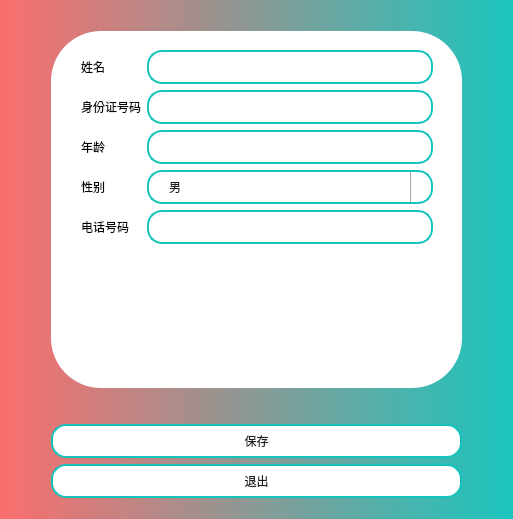
<?xml version="1.0" encoding="UTF-8"?>
<ui version="4.0">
 <class>ChangePassenger</class>
 <widget class="QWidget" name="ChangePassenger">
  <property name="geometry">
   <rect>
    <x>0</x>
    <y>0</y>
    <width>513</width>
    <height>519</height>
   </rect>
  </property>
  <property name="windowTitle">
   <string>修改乘机人信息</string>
  </property>
  <property name="styleSheet">
   <string notr="true">background-color: qlineargradient(spread:pad, x1:0, y1:0, x2:1, y2:0, stop:0 rgba(251,102,102, 200), stop:1 rgba(20,196,188, 210));</string>
  </property>
  <layout class="QGridLayout" name="gridLayout">
   <item row="3" column="1">
    <widget class="QPushButton" name="save">
     <property name="styleSheet">
      <string notr="true">QPushButton {
height: 30px;
font: 25 14pt '微软雅黑 Light';
color: rgb(31,31,31);
background-color: rgb(255, 255, 255);
border:2px solid rgb(20,196,188);
border-radius:15px;

}
QPushButton:hover {
    background-color: rgb(22,218,208);
}
QPushButton:pressed {
    background-color: rgb(17,171,164);
}
</string>
     </property>
     <property name="text">
      <string>保存</string>
     </property>
    </widget>
   </item>
   <item row="1" column="2">
    <spacer name="horizontalSpacer_2">
     <property name="orientation">
      <enum>Qt::Orientation::Horizontal</enum>
     </property>
     <property name="sizeType">
      <enum>QSizePolicy::Policy::Fixed</enum>
     </property>
     <property name="sizeHint" stdset="0">
      <size>
       <width>40</width>
       <height>20</height>
      </size>
     </property>
    </spacer>
   </item>
   <item row="0" column="1">
    <spacer name="verticalSpacer">
     <property name="orientation">
      <enum>Qt::Orientation::Vertical</enum>
     </property>
     <property name="sizeType">
      <enum>QSizePolicy::Policy::Fixed</enum>
     </property>
     <property name="sizeHint" stdset="0">
      <size>
       <width>20</width>
       <height>20</height>
      </size>
     </property>
    </spacer>
   </item>
   <item row="2" column="1">
    <spacer name="verticalSpacer_2">
     <property name="orientation">
      <enum>Qt::Orientation::Vertical</enum>
     </property>
     <property name="sizeType">
      <enum>QSizePolicy::Policy::Fixed</enum>
     </property>
     <property name="sizeHint" stdset="0">
      <size>
       <width>20</width>
       <height>30</height>
      </size>
     </property>
    </spacer>
   </item>
   <item row="4" column="1">
    <widget class="QPushButton" name="cancle">
     <property name="styleSheet">
      <string notr="true">QPushButton {
height: 30px;
font: 25 14pt '微软雅黑 Light';
color: rgb(31,31,31);
background-color: rgb(255, 255, 255);
border:2px solid rgb(20,196,188);
border-radius:15px;

}
QPushButton:hover {
    background-color: rgb(22,218,208);
}
QPushButton:pressed {
    background-color: rgb(17,171,164);
}
</string>
     </property>
     <property name="text">
      <string>退出</string>
     </property>
    </widget>
   </item>
   <item row="1" column="0">
    <spacer name="horizontalSpacer">
     <property name="orientation">
      <enum>Qt::Orientation::Horizontal</enum>
     </property>
     <property name="sizeType">
      <enum>QSizePolicy::Policy::Fixed</enum>
     </property>
     <property name="sizeHint" stdset="0">
      <size>
       <width>40</width>
       <height>20</height>
      </size>
     </property>
    </spacer>
   </item>
   <item row="1" column="1">
    <widget class="QWidget" name="widget" native="true">
     <property name="styleSheet">
      <string notr="true">background-color: rgb(255, 255, 255);
border-radius: 50px;
</string>
     </property>
     <layout class="QGridLayout" name="gridLayout_2">
      <item row="2" column="4">
       <spacer name="horizontalSpacer_5">
        <property name="orientation">
         <enum>Qt::Orientation::Horizontal</enum>
        </property>
        <property name="sizeType">
         <enum>QSizePolicy::Policy::Fixed</enum>
        </property>
        <property name="sizeHint" stdset="0">
         <size>
          <width>20</width>
          <height>20</height>
         </size>
        </property>
       </spacer>
      </item>
      <item row="7" column="4">
       <spacer name="horizontalSpacer_14">
        <property name="orientation">
         <enum>Qt::Orientation::Horizontal</enum>
        </property>
        <property name="sizeType">
         <enum>QSizePolicy::Policy::Fixed</enum>
        </property>
        <property name="sizeHint" stdset="0">
         <size>
          <width>20</width>
          <height>20</height>
         </size>
        </property>
       </spacer>
      </item>
      <item row="2" column="3">
       <widget class="QLineEdit" name="userName">
        <property name="enabled">
         <bool>false</bool>
        </property>
        <property name="styleSheet">
         <string notr="true">font: 25 14pt '微软雅黑 Light';
color: rgb(31,31,31);
padding-left:20px;
background-color: rgb(255, 255, 255);
border:2px solid rgb(20,196,188);
border-radius:15px;
height: 30px;</string>
        </property>
       </widget>
      </item>
      <item row="2" column="0">
       <spacer name="horizontalSpacer_3">
        <property name="orientation">
         <enum>Qt::Orientation::Horizontal</enum>
        </property>
        <property name="sizeType">
         <enum>QSizePolicy::Policy::Fixed</enum>
        </property>
        <property name="sizeHint" stdset="0">
         <size>
          <width>20</width>
          <height>20</height>
         </size>
        </property>
       </spacer>
      </item>
      <item row="4" column="4">
       <spacer name="horizontalSpacer_8">
        <property name="orientation">
         <enum>Qt::Orientation::Horizontal</enum>
        </property>
        <property name="sizeType">
         <enum>QSizePolicy::Policy::Fixed</enum>
        </property>
        <property name="sizeHint" stdset="0">
         <size>
          <width>20</width>
          <height>20</height>
         </size>
        </property>
       </spacer>
      </item>
      <item row="6" column="2">
       <widget class="QLabel" name="label_5">
        <property name="styleSheet">
         <string notr="true">font: 290 15pt &quot;Microsoft YaHei UI&quot;;</string>
        </property>
        <property name="text">
         <string>电话号码</string>
        </property>
       </widget>
      </item>
      <item row="3" column="3">
       <widget class="QLineEdit" name="ID_Number">
        <property name="enabled">
         <bool>false</bool>
        </property>
        <property name="styleSheet">
         <string notr="true">font: 25 14pt '微软雅黑 Light';
color: rgb(31,31,31);
padding-left:20px;
background-color: rgb(255, 255, 255);
border:2px solid rgb(20,196,188);
border-radius:15px;
height: 30px;</string>
        </property>
       </widget>
      </item>
      <item row="3" column="0">
       <spacer name="horizontalSpacer_4">
        <property name="orientation">
         <enum>Qt::Orientation::Horizontal</enum>
        </property>
        <property name="sizeType">
         <enum>QSizePolicy::Policy::Fixed</enum>
        </property>
        <property name="sizeHint" stdset="0">
         <size>
          <width>20</width>
          <height>20</height>
         </size>
        </property>
       </spacer>
      </item>
      <item row="4" column="0">
       <spacer name="horizontalSpacer_7">
        <property name="orientation">
         <enum>Qt::Orientation::Horizontal</enum>
        </property>
        <property name="sizeType">
         <enum>QSizePolicy::Policy::Fixed</enum>
        </property>
        <property name="sizeHint" stdset="0">
         <size>
          <width>20</width>
          <height>20</height>
         </size>
        </property>
       </spacer>
      </item>
      <item row="4" column="3">
       <widget class="QLineEdit" name="Age">
        <property name="styleSheet">
         <string notr="true">font: 25 14pt '微软雅黑 Light';
color: rgb(31,31,31);
padding-left:20px;
background-color: rgb(255, 255, 255);
border:2px solid rgb(20,196,188);
border-radius:15px;
height: 30px;</string>
        </property>
       </widget>
      </item>
      <item row="3" column="2">
       <widget class="QLabel" name="label_2">
        <property name="styleSheet">
         <string notr="true">font: 290 15pt &quot;Microsoft YaHei UI&quot;;</string>
        </property>
        <property name="text">
         <string>身份证号码</string>
        </property>
       </widget>
      </item>
      <item row="3" column="4">
       <spacer name="horizontalSpacer_6">
        <property name="orientation">
         <enum>Qt::Orientation::Horizontal</enum>
        </property>
        <property name="sizeType">
         <enum>QSizePolicy::Policy::Fixed</enum>
        </property>
        <property name="sizeHint" stdset="0">
         <size>
          <width>20</width>
          <height>20</height>
         </size>
        </property>
       </spacer>
      </item>
      <item row="6" column="3">
       <widget class="QLineEdit" name="PhoneNumber">
        <property name="styleSheet">
         <string notr="true">font: 25 14pt '微软雅黑 Light';
color: rgb(31,31,31);
padding-left:20px;
background-color: rgb(255, 255, 255);
border:2px solid rgb(20,196,188);
border-radius:15px;
height: 30px;</string>
        </property>
       </widget>
      </item>
      <item row="8" column="3">
       <spacer name="verticalSpacer_5">
        <property name="orientation">
         <enum>Qt::Orientation::Vertical</enum>
        </property>
        <property name="sizeType">
         <enum>QSizePolicy::Policy::Fixed</enum>
        </property>
        <property name="sizeHint" stdset="0">
         <size>
          <width>20</width>
          <height>20</height>
         </size>
        </property>
       </spacer>
      </item>
      <item row="5" column="4">
       <spacer name="horizontalSpacer_11">
        <property name="orientation">
         <enum>Qt::Orientation::Horizontal</enum>
        </property>
        <property name="sizeType">
         <enum>QSizePolicy::Policy::Fixed</enum>
        </property>
        <property name="sizeHint" stdset="0">
         <size>
          <width>20</width>
          <height>20</height>
         </size>
        </property>
       </spacer>
      </item>
      <item row="7" column="2" colspan="2">
       <widget class="QLabel" name="note">
        <property name="styleSheet">
         <string notr="true">font: 290 15pt &quot;Microsoft YaHei UI&quot;;
color: rgb(255, 85, 127);</string>
        </property>
        <property name="text">
         <string/>
        </property>
       </widget>
      </item>
      <item row="7" column="0">
       <spacer name="horizontalSpacer_13">
        <property name="orientation">
         <enum>Qt::Orientation::Horizontal</enum>
        </property>
        <property name="sizeType">
         <enum>QSizePolicy::Policy::Fixed</enum>
        </property>
        <property name="sizeHint" stdset="0">
         <size>
          <width>20</width>
          <height>20</height>
         </size>
        </property>
       </spacer>
      </item>
      <item row="1" column="3">
       <spacer name="verticalSpacer_4">
        <property name="orientation">
         <enum>Qt::Orientation::Vertical</enum>
        </property>
        <property name="sizeType">
         <enum>QSizePolicy::Policy::Fixed</enum>
        </property>
        <property name="sizeHint" stdset="0">
         <size>
          <width>20</width>
          <height>10</height>
         </size>
        </property>
       </spacer>
      </item>
      <item row="5" column="2">
       <widget class="QLabel" name="label_4">
        <property name="styleSheet">
         <string notr="true">font: 290 15pt &quot;Microsoft YaHei UI&quot;;</string>
        </property>
        <property name="text">
         <string>性别</string>
        </property>
       </widget>
      </item>
      <item row="2" column="2">
       <widget class="QLabel" name="label">
        <property name="styleSheet">
         <string notr="true">font: 290 15pt &quot;Microsoft YaHei UI&quot;;</string>
        </property>
        <property name="text">
         <string>姓名</string>
        </property>
       </widget>
      </item>
      <item row="6" column="0">
       <spacer name="horizontalSpacer_10">
        <property name="orientation">
         <enum>Qt::Orientation::Horizontal</enum>
        </property>
        <property name="sizeType">
         <enum>QSizePolicy::Policy::Fixed</enum>
        </property>
        <property name="sizeHint" stdset="0">
         <size>
          <width>20</width>
          <height>20</height>
         </size>
        </property>
       </spacer>
      </item>
      <item row="5" column="0">
       <spacer name="horizontalSpacer_9">
        <property name="orientation">
         <enum>Qt::Orientation::Horizontal</enum>
        </property>
        <property name="sizeType">
         <enum>QSizePolicy::Policy::Fixed</enum>
        </property>
        <property name="sizeHint" stdset="0">
         <size>
          <width>20</width>
          <height>20</height>
         </size>
        </property>
       </spacer>
      </item>
      <item row="4" column="2">
       <widget class="QLabel" name="label_3">
        <property name="styleSheet">
         <string notr="true">font: 290 15pt &quot;Microsoft YaHei UI&quot;;</string>
        </property>
        <property name="text">
         <string>年龄</string>
        </property>
       </widget>
      </item>
      <item row="6" column="4">
       <spacer name="horizontalSpacer_12">
        <property name="orientation">
         <enum>Qt::Orientation::Horizontal</enum>
        </property>
        <property name="sizeType">
         <enum>QSizePolicy::Policy::Fixed</enum>
        </property>
        <property name="sizeHint" stdset="0">
         <size>
          <width>20</width>
          <height>20</height>
         </size>
        </property>
       </spacer>
      </item>
      <item row="5" column="3">
       <widget class="QComboBox" name="Gender">
        <property name="styleSheet">
         <string notr="true">QComboBox {
    font: 25 14pt '微软雅黑 Light';
    color: rgb(31,31,31);
    padding-left: 20px;
    padding-right: 20px; /* Applied padding-right to the QComboBox */
    background-color: rgb(255, 255, 255);
    border: 2px solid rgb(20,196,188);
    border-radius: 15px;
    height: 30px;
    selection-background-color: darkblue;
}

QComboBox::drop-down {
    subcontrol-origin: padding;
    subcontrol-position: center right;
    width: 20px;
    border-left-width: 1px;
    border-left-color: darkgray;
    border-left-style: solid;
    border-top-right-radius: 3px;
    border-bottom-right-radius: 3px;
    background: transparent; /* 确保箭头背景透明 */
}

QComboBox::down-arrow {
    image: none; /* 移除默认箭头图像 */
    border: solid black; /* 设置三角形边框的颜色 */
    border-width: 0 1px 1px 0; /* 设置三角形边框的宽度 */
    width: 8px; /* 设置三角形箭头的宽度 */
    height: 8px; /* 设置三角形箭头的高度 */
    margin: 5px; /* 设置三角形箭头的外边距 */
    -qt-block-indent: 0; /* This is the correct property for rotation in Qt CSS */
    -qt-arrow-indent: 1px; /* This helps with the rotation and positioning of the arrow */
}

QComboBox QAbstractItemView {
    /* 设置下拉列表视图的样式 */
    border: 1px solid darkgray;
    selection-background-color: rgba(20,196,188, 210);
    background-color: rgba(255,255,255, 255);
}</string>
        </property>
        <item>
         <property name="text">
          <string>男</string>
         </property>
        </item>
        <item>
         <property name="text">
          <string>女</string>
         </property>
        </item>
       </widget>
      </item>
      <item row="7" column="1">
       <spacer name="verticalSpacer_6">
        <property name="orientation">
         <enum>Qt::Orientation::Vertical</enum>
        </property>
        <property name="sizeType">
         <enum>QSizePolicy::Policy::Fixed</enum>
        </property>
        <property name="sizeHint" stdset="0">
         <size>
          <width>1</width>
          <height>20</height>
         </size>
        </property>
       </spacer>
      </item>
     </layout>
    </widget>
   </item>
   <item row="5" column="1">
    <spacer name="verticalSpacer_3">
     <property name="orientation">
      <enum>Qt::Orientation::Vertical</enum>
     </property>
     <property name="sizeType">
      <enum>QSizePolicy::Policy::Fixed</enum>
     </property>
     <property name="sizeHint" stdset="0">
      <size>
       <width>20</width>
       <height>10</height>
      </size>
     </property>
    </spacer>
   </item>
  </layout>
 </widget>
 <resources/>
 <connections/>
</ui>
